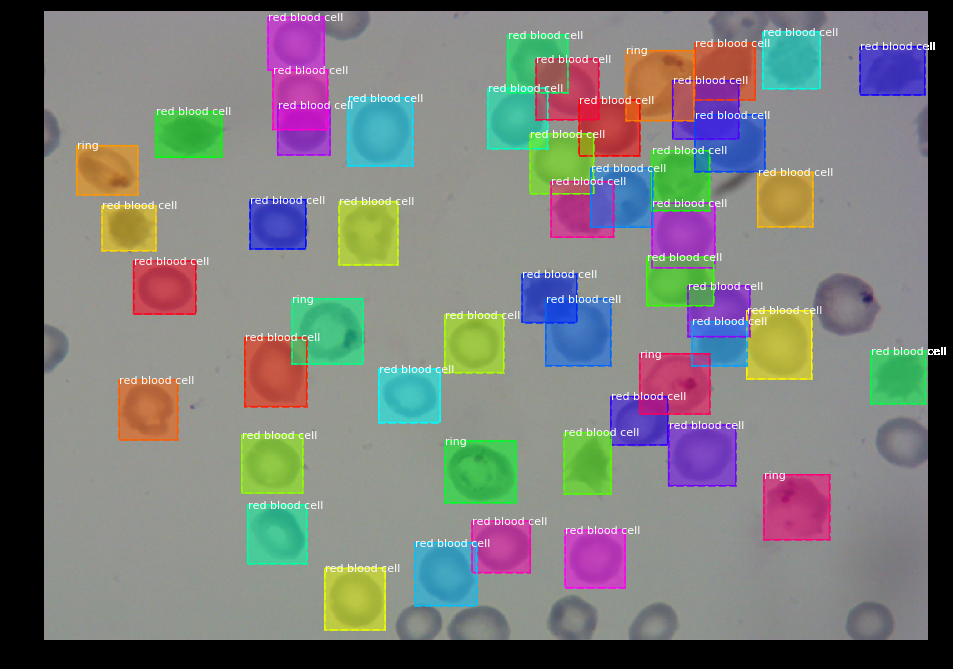
#> input picture rgb.png, 953 x 669 px; its folder holds only this picture in this run
$ python -i 'segmenting image using trained model.py'   (imports and definitions only)   (older library calls are emulated)
#> lines starting #> are read from the running program, lines starting #| are printed output that depends on the picture; after the words box and inside, x2 and y2 are one past the last pixel; in counts of white or black regions, pixels touching at a corner belong together
# -*- coding: utf-8 -*-
"""
Created on Thu Mar 31 20:45:19 2022

@author: Hp
"""

"""
pehly hum ny apna model trained kiya tha usko fatures or labels dy kr

LAKIN

lakin es main hum ny trained model use kiya jo hum ny pehly train kiya tha phr new image jo hum ny predict krni us k features extract kiye
features extract krny k bad hum ny jo pehly model train kr k save kiya howa tha disk main us k sath es image k features ko predict krain gy


es main hum ny function use kiya ha  feature_extraction k name sy jis main image k sary features extract kr k 1 data frame main store kr k return kr dy ga

remeber ........ sirf features extract kry ga label nai Q k hum sirf trained model sy apni image k features ko predict kr rhy hain na k model train kr rhy hain

us k bad jo hum ny neechay path use kiya ha us k andr jitni image hongi sari images ko 1 , 1 kr k leta jay ga or tained model sy predict krta jay ga

"""

###############################################################
#STEP 7: MAKE PREDICTION ON NEW IMAGES
################################################################
import numpy as np
import cv2
import pandas as pd

def feature_extraction(img):
    df = pd.DataFrame()


#All features generated must match the way features are generated for TRAINING.
#Feature1 is our original image pixels
    img2 = img.reshape(-1)
    df['Original Image'] = img2

#Generate Gabor features
    num = 1
    kernels = []
    for theta in range(2):
        theta = theta / 4. * np.pi
        for sigma in (1, 3):
            for lamda in np.arange(0, np.pi, np.pi / 4):
                for gamma in (0.05, 0.5):
#               print(theta, sigma, , lamda, frequency)

                    gabor_label = 'Gabor' + str(num)
#                    print(gabor_label)
                    ksize=9
                    kernel = cv2.getGaborKernel((ksize, ksize), sigma, theta, lamda, gamma, 0, ktype=cv2.CV_32F)
                    kernels.append(kernel)
                    #Now filter image and add values to new column
                    fimg = cv2.filter2D(img2, cv2.CV_8UC3, kernel)
                    filtered_img = fimg.reshape(-1)
                    df[gabor_label] = filtered_img  #Modify this to add new column for each gabor
                    num += 1
########################################
#Geerate OTHER FEATURES and add them to the data frame
#Feature 3 is canny edge
    edges = cv2.Canny(img, 100,200)   #Image, min and max values
    edges1 = edges.reshape(-1)
    df['Canny Edge'] = edges1 #Add column to original dataframe

    from skimage.filters import roberts, sobel, scharr, prewitt

#Feature 4 is Roberts edge
    edge_roberts = roberts(img)
    edge_roberts1 = edge_roberts.reshape(-1)
    df['Roberts'] = edge_roberts1

#Feature 5 is Sobel
    edge_sobel = sobel(img)
    edge_sobel1 = edge_sobel.reshape(-1)
    df['Sobel'] = edge_sobel1

#Feature 6 is Scharr
    edge_scharr = scharr(img)
    edge_scharr1 = edge_scharr.reshape(-1)
    df['Scharr'] = edge_scharr1

    #Feature 7 is Prewitt
    edge_prewitt = prewitt(img)
    edge_prewitt1 = edge_prewitt.reshape(-1)
    df['Prewitt'] = edge_prewitt1

    #Feature 8 is Gaussian with sigma=3
    from scipy import ndimage as nd
    gaussian_img = nd.gaussian_filter(img, sigma=3)
    gaussian_img1 = gaussian_img.reshape(-1)
    df['Gaussian s3'] = gaussian_img1

    #Feature 9 is Gaussian with sigma=7
    gaussian_img2 = nd.gaussian_filter(img, sigma=7)
    gaussian_img3 = gaussian_img2.reshape(-1)
    df['Gaussian s7'] = gaussian_img3

    #Feature 10 is Median with sigma=3
    median_img = nd.median_filter(img, size=3)
    median_img1 = median_img.reshape(-1)
    df['Median s3'] = median_img1

    #Feature 11 is Variance with size=3
#    variance_img = nd.generic_filter(img, np.var, size=3)
#    variance_img1 = variance_img.reshape(-1)
#    df['Variance s3'] = variance_img1  #Add column to original dataframe


    return df


#########################################################

#Applying trained model to segment multiple files.

import pickle
#from matplotlib import pyplot as plt
from skimage import io

#filename = "sandstone_model"
filename = "new feature extract"
# [1 line not run here, left out]

path = "imges to predict"
import os
# [11 lines not run here, left out]
    #plt.imsave('images/sandstone/Segmanted_images/'+ image, segmented, cmap ='jet')


>>> import cv2
>>> picture = cv2.imread('rgb.png', cv2.IMREAD_GRAYSCALE)
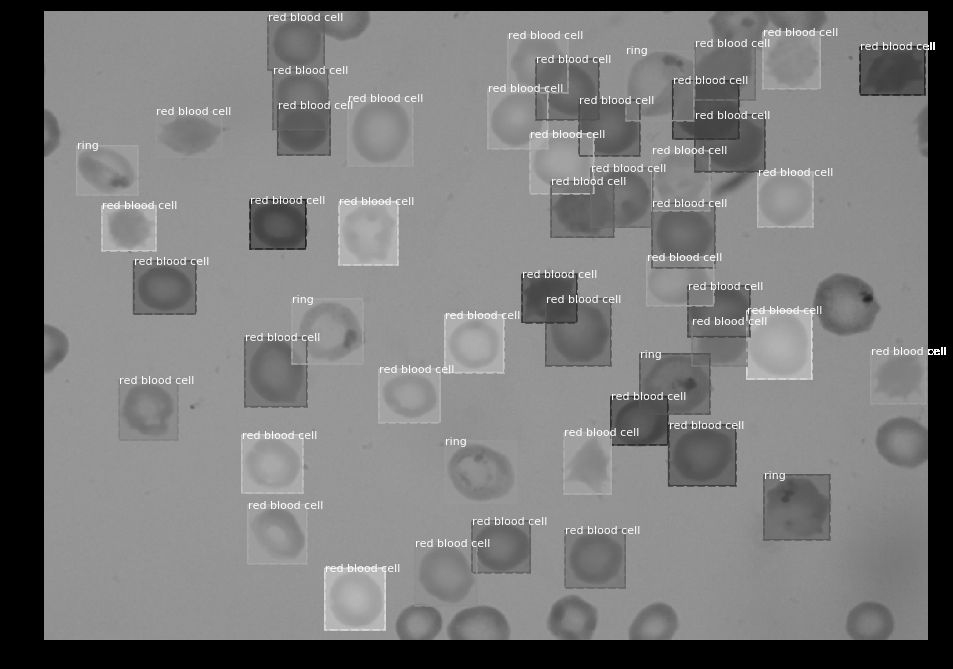
#> picture: shape (669, 953); min 0, max 255, mean 122.3
>>> result = feature_extraction(picture)
#> after the loop in feature_extraction, `for theta in range(2):`: kernels = 32 items; num = 33
#> in feature_extraction, `edges = cv2.Canny(img, 100,200)`:
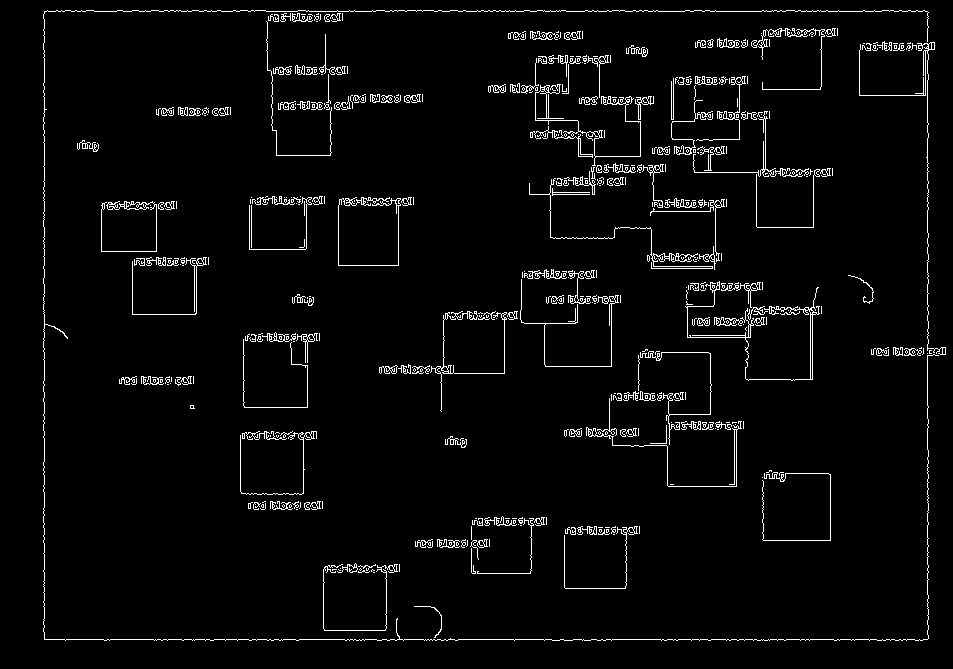
#> edges: shape (669, 953); 3.4% white in thin lines or dots, all inside (x1, y1, x2, y2) = (43, 10, 946, 641)
#> in feature_extraction, `edge_roberts = roberts(img)`:
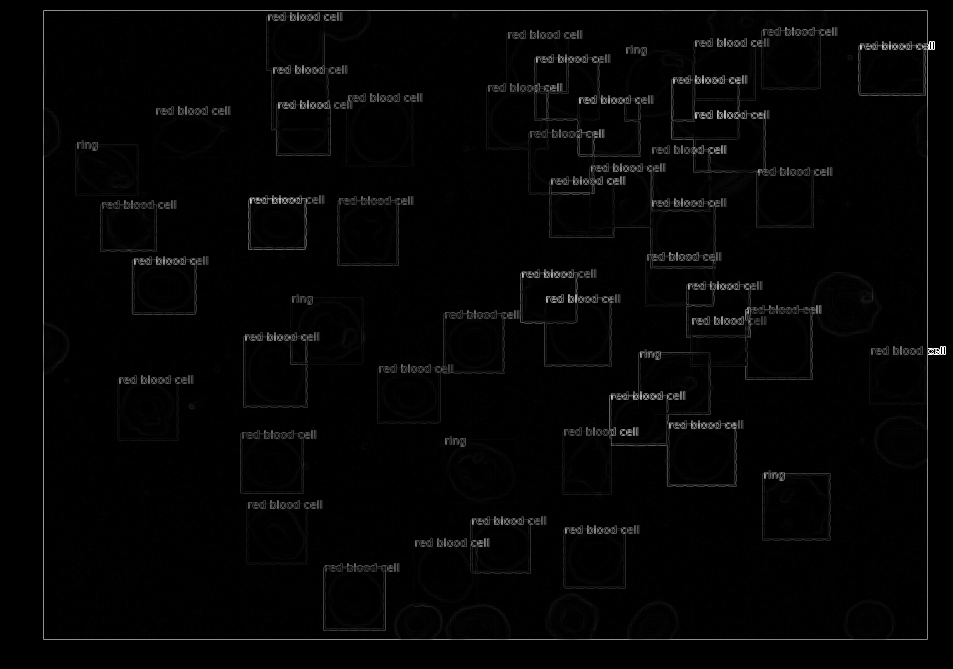
#> edge_roberts: shape (669, 953) float64; min 0, max 1, mean 0.0194
#> in feature_extraction, `gaussian_img = nd.gaussian_filter(img, sigma=3)`:
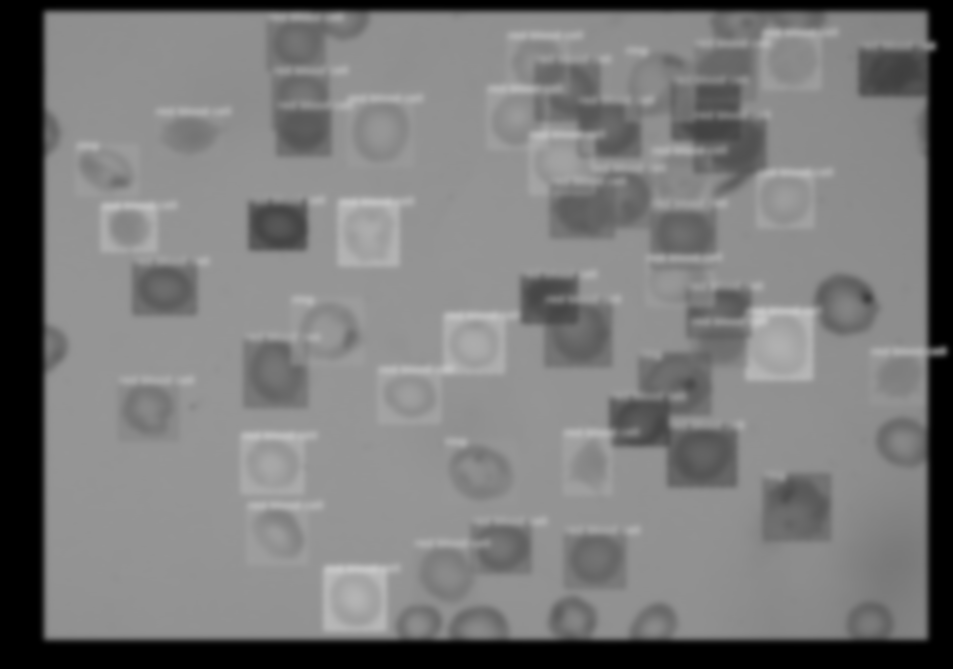
#> gaussian_img: shape (669, 953); min 0, max 198, mean 121.4
#> in feature_extraction, `gaussian_img2 = nd.gaussian_filter(img, sigma=7)`:
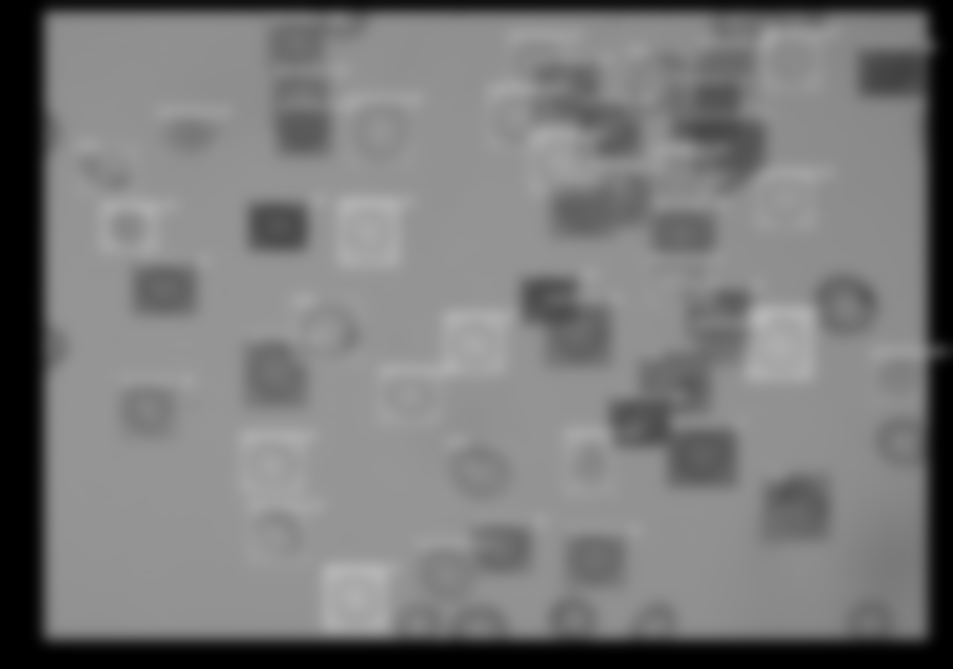
#> gaussian_img2: shape (669, 953); min 0, max 181, mean 121.4
#> result = table of 637557 rows and 41 columns
